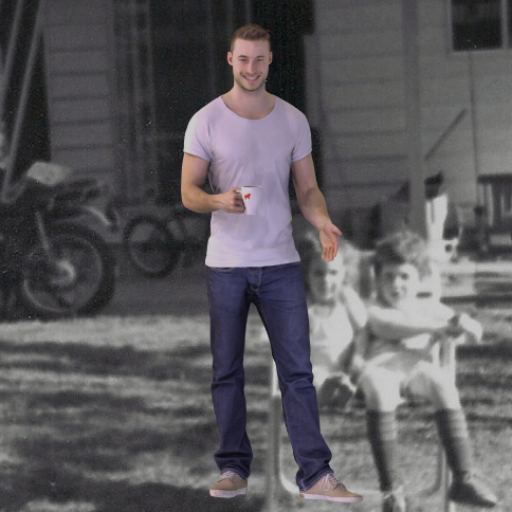
#> input picture sample_images/test.png, 512 x 512 px
$ python -i basic_filters.py   (imports and definitions only)
#> lines starting #> are read from the running program, lines starting #| are printed output that depends on the picture; after the words box and inside, x2 and y2 are one past the last pixel; in counts of white or black regions, pixels touching at a corner belong together
#> further down, picture is the input picture: shape (512, 512, 3); mean B, G, R 92.9, 89.6, 91.8
#!/usr/bin/env python3
"""
Basic Image Filters for Easy Mirror
Provides various computer vision filters for real-time video processing.
"""

import cv2
import numpy as np
import logging

logger = logging.getLogger(__name__)


class BasicFilters:
    """Collection of basic image filters for real-time video processing."""

    def __init__(self):
        """Initialize the basic filters system."""
        self.filters = {
            'none': self.no_filter,
            'blur': self.blur_filter,
            'edge': self.edge_filter,
            'grayscale': self.grayscale_filter,
            'sepia': self.sepia_filter,
            'invert': self.invert_filter,
            'emboss': self.emboss_filter,
            'cartoon': self.cartoon_filter,
            'vintage': self.vintage_filter,
            'cool': self.cool_filter,
            'warm': self.warm_filter
        }

        # UI metadata for each filter
        self.filter_metadata = {
            'none': {'display_name': 'None', 'description': 'No filter applied', 'icon': '🔄'},
            'blur': {'display_name': 'Blur', 'description': 'Gaussian blur effect', 'icon': '🌫️'},
            'edge': {'display_name': 'Edge', 'description': 'Edge detection', 'icon': '📐'},
            'grayscale': {'display_name': 'Grayscale', 'description': 'Black and white', 'icon': '⚫'},
            'sepia': {'display_name': 'Sepia', 'description': 'Vintage sepia tone', 'icon': '🟤'},
            'invert': {'display_name': 'Invert', 'description': 'Invert colors', 'icon': '🔄'},
            'emboss': {'display_name': 'Emboss', 'description': '3D emboss effect', 'icon': '🏔️'},
            'cartoon': {'display_name': 'Cartoon', 'description': 'Cartoon-style effect', 'icon': '🎨'},
            'vintage': {'display_name': 'Vintage', 'description': 'Retro vintage look', 'icon': '📷'},
            'cool': {'display_name': 'Cool', 'description': 'Cool color temperature', 'icon': '🧊'},
            'warm': {'display_name': 'Warm', 'description': 'Warm color temperature', 'icon': '🔥'}
        }

    def get_available_filters(self):
        """Get list of available basic filters."""
        return list(self.filters.keys())

    # [11 lines left out: function apply_filter, not called in this run]

    def no_filter(self, frame):
        """No filter applied."""
        return frame

    def blur_filter(self, frame):
        """Apply Gaussian blur."""
        return cv2.GaussianBlur(frame, (15, 15), 0)

    # [17 lines left out: functions edge_filter, grayscale_filter, sepia_filter, not called in this run]

    def invert_filter(self, frame):
        """Invert colors."""
        return cv2.bitwise_not(frame)

    # [6 lines left out: function emboss_filter, not called in this run]

    def cartoon_filter(self, frame):
        """Apply cartoon effect."""
        # Reduce colors
        data = np.float32(frame).reshape((-1, 3))
        criteria = (cv2.TERM_CRITERIA_EPS + cv2.TERM_CRITERIA_MAX_ITER, 20, 1.0)
        _, labels, centers = cv2.kmeans(data, 8, None, criteria, 10, cv2.KMEANS_RANDOM_CENTERS)
#> centers = [[128.2, 129.7, 134.6], [86.07, 84.94, 85.95], [34.21, 31.66, 31.06], [192.6, 186.6, 191.3], [158.1, 151.3, 158.1], [53.94, 47.99, 49.16], [105.5, 106.7, 108.6], [70.7, 64.45, 66.02]]
        centers = np.uint8(centers)
#> centers = [[128, 129, 134], [86, 84, 85], [34, 31, 31], [192, 186, 191], [158, 151, 158], [53, 47, 49], [105, 106, 108], [70, 64, 66]]
        segmented_data = centers[labels.flatten()]
        segmented_image = segmented_data.reshape(frame.shape)
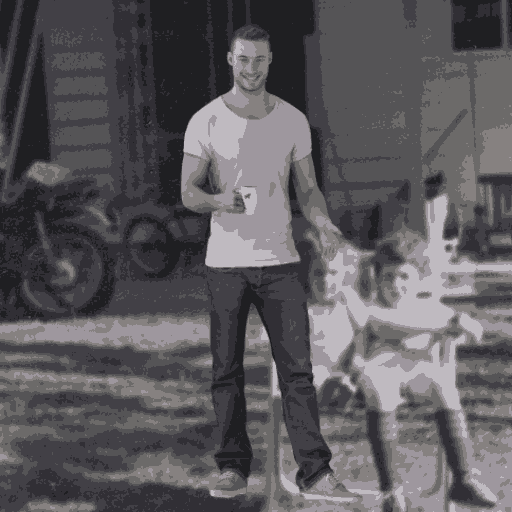
#> segmented_image: shape (512, 512, 3); mean B, G, R 92.5, 88.9, 91.5

        # Create edge mask
        gray = cv2.cvtColor(frame, cv2.COLOR_BGR2GRAY)
        gray_blur = cv2.medianBlur(gray, 5)
        edges = cv2.adaptiveThreshold(gray_blur, 255, cv2.ADAPTIVE_THRESH_MEAN_C, cv2.THRESH_BINARY, 9, 9)
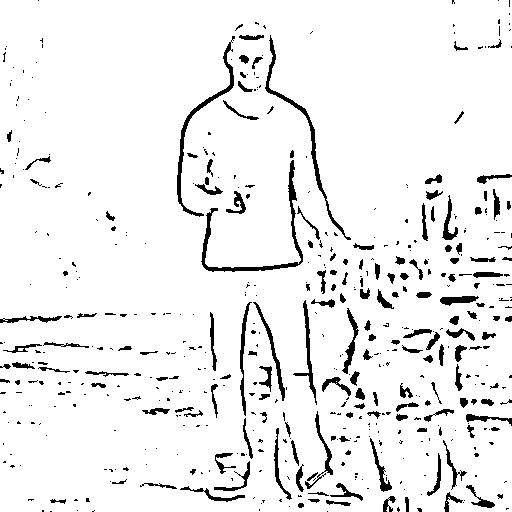
#> edges: shape (512, 512); 93.4% white; 522 black regions (358 under 20 px), largest, box (x1, y1, x2, y2) and area: (201, 160, 303, 272) 1023, (177, 36, 235, 217) 835, (265, 35, 351, 240) 834
        edges = cv2.cvtColor(edges, cv2.COLOR_GRAY2BGR)

        # Combine
        cartoon = cv2.bitwise_and(segmented_image, edges)
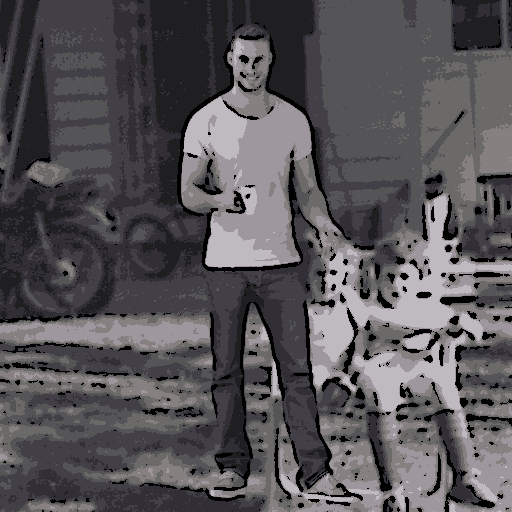
#> cartoon: shape (512, 512, 3); mean B, G, R 87.4, 84, 86.5
        return cartoon

    # [132 lines left out: functions vintage_filter, cool_filter, warm_filter, generate_ui_html, generate_ui_css, generate_ui_javascript, not called in this run]

>>> import cv2
>>> picture = cv2.imread('../../sample_images/test.png')
>>> result = BasicFilters().cartoon_filter(picture)
